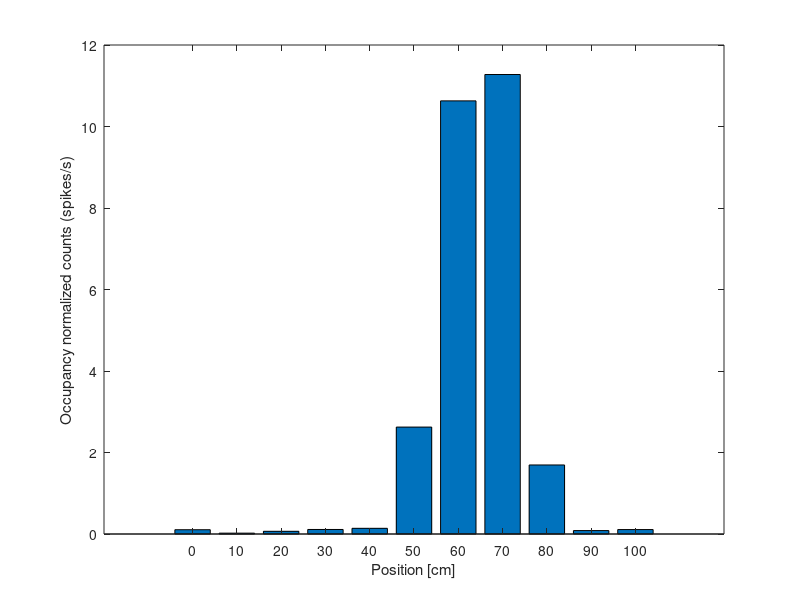

This chart was generated by the following MATLAB code: (Note: this script raises an error after producing the figure.)
%% Chapter 9, Step 1.

load('Ch9-spikes-1.mat')	%Load the place field data
plot(t,X)					%... and plot the rat's position.
xlabel('Time [s]');			%... with axes labelled.
ylabel('Position [cm]')

%Histogram spikes into bins centered at times t.
spiketrain = hist(spiketimes,t)';

plot(t,X)                   %Plot the position.
hold on                     %Freeze graphics window.
plot(t,10*spiketrain,'g')   %Plot the spikes.
hold off                    %Release graphics window.
xlabel('Time [sec]')        %Label the axes.
ylabel('Position [cm]')

spikeindex=find(spiketrain);	%Deterime index of each spike.

plot(t,X)					%Plot the position.
hold on						%Freeze graphics window.
plot(t(spikeindex),X(spikeindex),'r.')%Plot spikes @ positions.
hold off					%Release graphics window.
xlabel('Time [sec]')		%Label the axes.
ylabel('Position [cm]')

bins=0:10:100;					%Define spatial bins.
spikehist=hist(X(spikeindex),bins);%Histogram positions @ spikes.
occupancy=hist(X,bins)*0.001;	%Convert occupancy to seconds.
bar(bins,spikehist./occupancy); %Plot results as bars.
xlabel('Position [cm]')			%Label the axes.
ylabel('Occupancy normalized counts (spikes/s)')

%% Chapter 9, Step 2.

%Fit Model 1 to the spike train data.
b=glmfit(X,spiketrain,'poisson','identity');

bar(bins,spikehist./occupancy);		%Plot occupancy norm. hist.
hold on;                        	%Freeze graphics.
plot(bins,(b(1)+b(2)*bins)*1000,'r');%Plot model.
hold off                        	%Release graphics.
xlabel('Position [cm]')			%Label the axes.
ylabel('Occupancy normalized counts (spikes/s)')

%% Chapter 9, Step 3.

%Fit Model 2 to the spike train data.
b2=glmfit(X,spiketrain,'poisson','log');

%Fit Model 2 to the spike train data (omitting last input).
b2=glmfit(X,spiketrain,'poisson');

bar(bins,spikehist./occupancy);		%Plot occupancy norm. hist.
hold on;                        	%Freeze graphics.
plot(bins,exp(b2(1)+b2(2)*bins)*1000,'r');	%Plot Model 2.
hold off                        	%Release graphics.
xlabel('Position [cm]')				%Label the axes.
ylabel('Occupancy normalized counts (spikes/s)')

%Fit Model 3 to the spike train data (omitting last input).
b3=glmfit([X X.^2],spiketrain,'poisson');

bar(bins,spikehist./occupancy);		%Plot occupancy norm. hist.
hold on;                        	%Freeze graphics.
plot(bins,exp(b3(1)+b3(2)*bins+b3(3)*bins.^2)*1000,'r');%Model 3.
hold off                        	%Release graphics.
xlabel('Position [cm]')				%Label the axes.
ylabel('Occupancy normalized counts (spikes/s)')

%Compute maximum likelihood estimates of:
mu=-b3(2)/2/b3(3);                  %...place field center,
sigma=sqrt(-2/b3(3));               %...place field size,
alpha=exp(b3(1)-b3(2)^2/4/b3(3));   %...max firing rate.

%%  Chapter 9, Step 4.

lambda2=exp(b2(1)+b2(2)*X);		%Use Poisson rate function,
LL2=sum(log(poisspdf(spiketrain,lambda2)));%..and log likelihood,
AIC2 = -2*LL2+2*2;				%...to find AIC for Model 2.

%Compute the AIC for Model 3.
AIC3 = -2*sum(log(poisspdf(spiketrain, ...
                    exp(b3(1)+b3(2)*X+b3(3)*X.^2))))+2*3;

dAIC=AIC2-AIC3;		%Difference in AIC between Models 1 and 2.

%Fit Model 2 and Model 3, and compute difference in AIC.
[b2 dev2 stats2]=glmfit(X,spiketrain,'poisson');
[b3 dev3 stats3]=glmfit([X X.^2],spiketrain,'poisson');
dAIC=(dev2+2*2)-(dev3+2*3);

p=1-chi2cdf(dev2-dev3,1);	%Compare Models 2 and 3, nested GLMs.

%Compute 95% CI for parameters of Model 2.
CI2=[b2-2*stats2.se b2+2*stats2.se];

eCI2 = exp(CI2);	%Exponentiate Model 2 CIs.

%Compute 95% CI for parameters of Model 3.
CI3 = [b3-2*stats3.se b3+2*stats3.se];

p_beta2 = stats3.p(3);	%Significance level of Model 3 parameter.

N = length(spiketimes);				%Define # of spikes.
lambda3=exp(b3(1)+b3(2)*X+b3(3)*X.^2);	%Evaluate Model 3.
Z(1)=sum(lambda3(1:spikeindex(1)));	%1st rescaled waiting time.
for i=2:N							%... and the rest.
  Z(i)=sum(lambda3(spikeindex(i-1):spikeindex(i)));
end

%Compute empirical CDF from rescaled waiting times.
[eCDF, zvals] = ecdf(Z);

mCDF = 1-exp(-zvals);				%Model CDF at z values.
plot(mCDF,eCDF)						%Create KS-plot.
hold on								%Freeze graphics window.
plot([0 1], [0 1]+1.36/sqrt(N),'k')	%Upper confidence bound.
plot([0 1], [0 1]-1.36/sqrt(N),'k')	%Lower confidence bound.
hold off							%Release graphics window.
xlabel('Model CDF')					%Label the axes.
ylabel('Empirical CDF')

R = cumsum(stats3.resid);	%Cumulative sum of Model 3 residuals.

plot(t,R)

%% Chapter 9, Step 3 (revisited).

dir = [0; diff(X)>0];

%Fit Model 4, and return estimates and useful statistics.
[b4,dev4,stats4]=glmfit([X X.^2 dir],spiketrain,'poisson');

%% Chapter 9, Step 4 (revisited).

dAIC=(dev3+2*3)-(dev4+2*4);%Difference in AIC between Models 3&4.

p=1-chi2cdf(dev3-dev4,1); %Compare Models 3 and 4, nested GLMs.

%For model 4, compute 95% CI for last parameter,
CI_beta3 = [b4(4)-2*stats4.se(4) b4(4)+2*stats4.se(4)];
p_beta3 = stats4.p(4);	%... and significance level.

lambda4=exp(b4(1)+b4(2)*X+b4(3)*X.^2+b4(4)*dir);%Eval. Model 4.
Z(1)=sum(lambda4(1:spikeindex(1)));	%1st rescaled waiting time.
for i=2:N							%... and the rest.
  Z(i)=sum(lambda4(spikeindex(i-1):spikeindex(i)));
end
[eCDF, zvals] = ecdf(Z);			%Define empirical CDF,
mCDF = 1-exp(-zvals);				%...and model CDF,
plot(mCDF,eCDF)						%...to create KS-plot.
hold on								%Freeze graphics window.
plot([0 1], [0 1]+1.36/sqrt(N),'k')	%Upper confidence bound.
plot([0 1], [0 1]-1.36/sqrt(N),'k')	%Lower confidence bound.
hold off							%Release graphics window.
xlabel('Model CDF')					%Label the axes.
ylabel('Empirical CDF')

R = cumsum(stats4.resid);	%Cumulative sum of Model 4 residuals.
plot(t,R)					%Plot it.

%% Chapter 9, Step 5.

%For Model 4, compute maximum likelihood estimates of:
mu=-b4(2)/2/b4(3);                  %...place field center,
sigma=sqrt(-2/b4(3));               %...place field size,
alpha=exp(b4(1)-b4(2)^2/4/b4(3));   %...max firing rate.

xs=(0:100)';					%Define interval of positions,
Ns=size(xs);					%...and number of positions.
%Evaluate Model 4 in direction 0 (X decreases).
[lambda4_0 up0 low0]=glmval(b4,[xs xs.^2 zeros(Ns)],'log',stats4);
%Evaluate Model 4 in direction 1 (X increases).
[lambda4_1 up1 low1]=glmval(b4,[xs xs.^2 ones(Ns)],'log',stats4);
plot(xs,lambda4_0,'b')			%Plot Model 4, X decreasing,
hold on							%...freeze graphics,
plot(xs,lambda4_0+up0,'b--')	%...add upper CI,
plot(xs,lambda4_0-low0,'b--')	%...and lower CI.
plot(xs,lambda4_1,'r')			%Plot Model 4, X increasing,
plot(xs,lambda4_1+up1,'r--')	%...add upper CI,
plot(xs,lambda4_1-low1,'r--');	%...add lower CI.
hold off						%Release graphics.

%% Chapter 9, Problems.

Y = randn(size(X));
